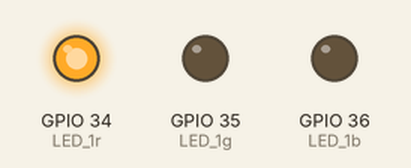
This sketch was run on a simulated ESP32. Parts: output pins drawn as LEDs (lit = HIGH).

Above: at 0.12 s.
At 0.62 s:
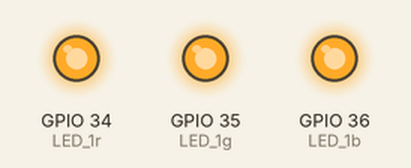
At 0.87 s:
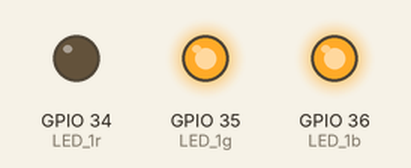
At 1.12 s:
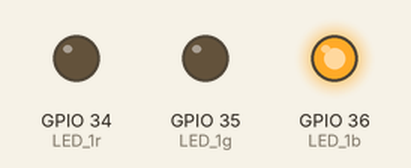
At 1.87 s:
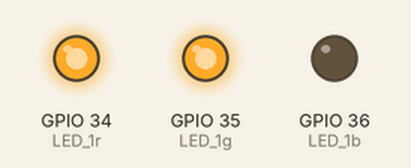
At 2.87 s:
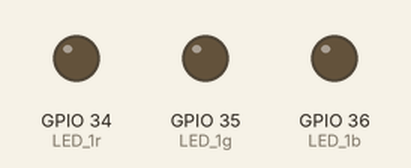
Timing chart, 0 to 3.5 s (numbered marks = the images above):
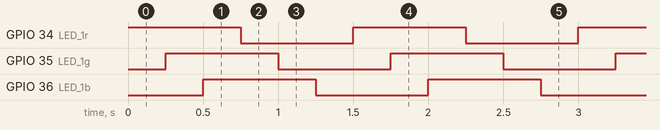

Measured:
- by itself, GPIO 34 (LED_1r), GPIO 35 (LED_1g), GPIO 36 (LED_1b): alternates HIGH for 0.75 s and LOW for 0.75 s
- by itself, everything shown: repeats every 1.5 s, in 6 steps

The sketch:

sketch.ino
```cpp
#define LED_1r 	34
#define LED_1g	35
#define LED_1b	36
// #define LED_PIN_2 	30
// #define LED_PIN_2c 	31
// #define LED_PIN_3 	32
// #define LED_PIN_3c	33

void setup()
{
    pinMode(LED_1r, OUTPUT);
    pinMode(LED_1g, OUTPUT);
    pinMode(LED_1b, OUTPUT);
}

void loop()
{
    digitalWrite(LED_1r, HIGH);
    delay(250);
    digitalWrite(LED_1g, HIGH);
    delay(250);
    digitalWrite(LED_1b, HIGH);
    delay(250);
    digitalWrite(LED_1r, LOW);
    delay(250);
    digitalWrite(LED_1g, LOW);
    delay(250);
    digitalWrite(LED_1b, LOW);
    delay(250);
}
```
